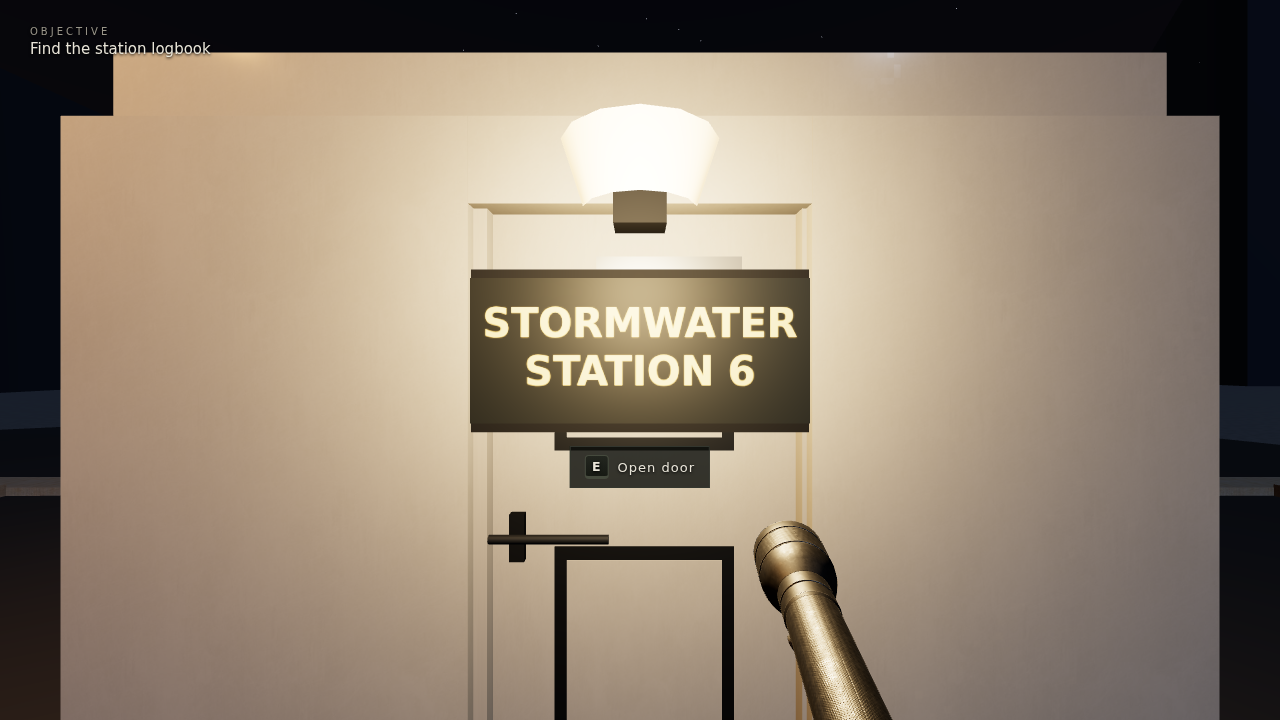
#> input picture qa/shots/surroundings/00_spawn_kiosk_door.png, 1280 x 720 px; its folder holds only this picture in this run
$ python opencv_analyze.py
#> lines starting #> are read from the running program, lines starting #| are printed output that depends on the picture; after the words box and inside, x2 and y2 are one past the last pixel; in counts of white or black regions, pixels touching at a corner belong together
#!/usr/bin/env python3
"""OpenCV analysis of the surroundings shots.

User QA 2026-09-07: "generate img of surrounding and extract data with
opencv to understand all models needed". For every shot we extract:
  * luminance stats + near-black pixel fraction (the "black wall" metric);
  * dominant colour palette (k-means, k=6) mapped to coarse material classes
    (asphalt/concrete, soil, grass, metal, sky, light);
  * Canny edge density (geometric detail per view);
  * largest dark connected regions (wall-sized dark masses -> flagged);
Annotated copies (red outlines + labels on the largest dark regions) are
written next to each shot. Results: qa/surroundings_analysis.json + INDEX.md.
"""
import glob
import json
import os

import cv2
import numpy as np

HERE = os.path.dirname(__file__)
SHOTS = os.path.normpath(os.path.join(HERE, "..", "..", "qa", "shots", "surroundings"))
OUT_JSON = os.path.normpath(os.path.join(HERE, "..", "..", "qa", "surroundings_analysis.json"))
OUT_MD = os.path.normpath(os.path.join(HERE, "..", "..", "qa", "surroundings_INDEX.md"))


def material_class(bgr):
    b, g, r = [int(v) for v in bgr]
    mx, mn = max(r, g, b), min(r, g, b)
    luma = 0.2126 * r + 0.7152 * g + 0.0722 * b
    sat = 0 if mx == 0 else (mx - mn) / mx
    if luma > 150 and sat < 0.35:
        return "light/sky-glow"
    if luma > 95:
        return "sky"
    if sat > 0.28 and g > r and g > b:
        return "foliage/grass"
    if sat > 0.3 and r > g > b:
        return "soil/rust"
    if luma < 26:
        return "near-black mass"
    if sat < 0.18:
        return "concrete/asphalt/metal"
    return "mixed-prop"


def analyze(path):
    img = cv2.imread(path)
#> img is the input picture: shape (720, 1280, 3); mean B, G, R 112.9, 129.8, 144.4
    if img is None:
        return None
    h, w = img.shape[:2]
    gray = cv2.cvtColor(img, cv2.COLOR_BGR2GRAY)
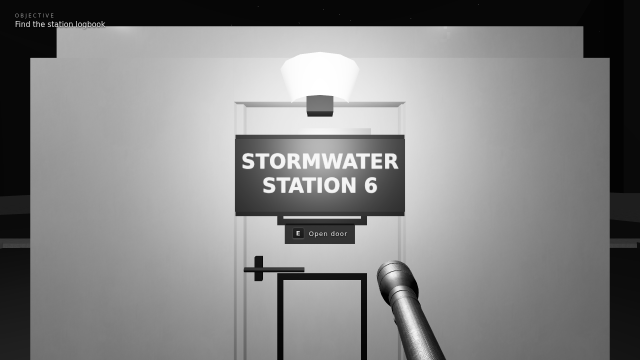
#> gray: shape (720, 1280) (shown at 1/2 size); min 0, max 255, mean 132.2
    luma_mean = float(gray.mean())
#> luma_mean = 132.2
    dark_frac = float((gray < 24).mean())
#> dark_frac = 0.158
    edges = cv2.Canny(gray, 60, 160)
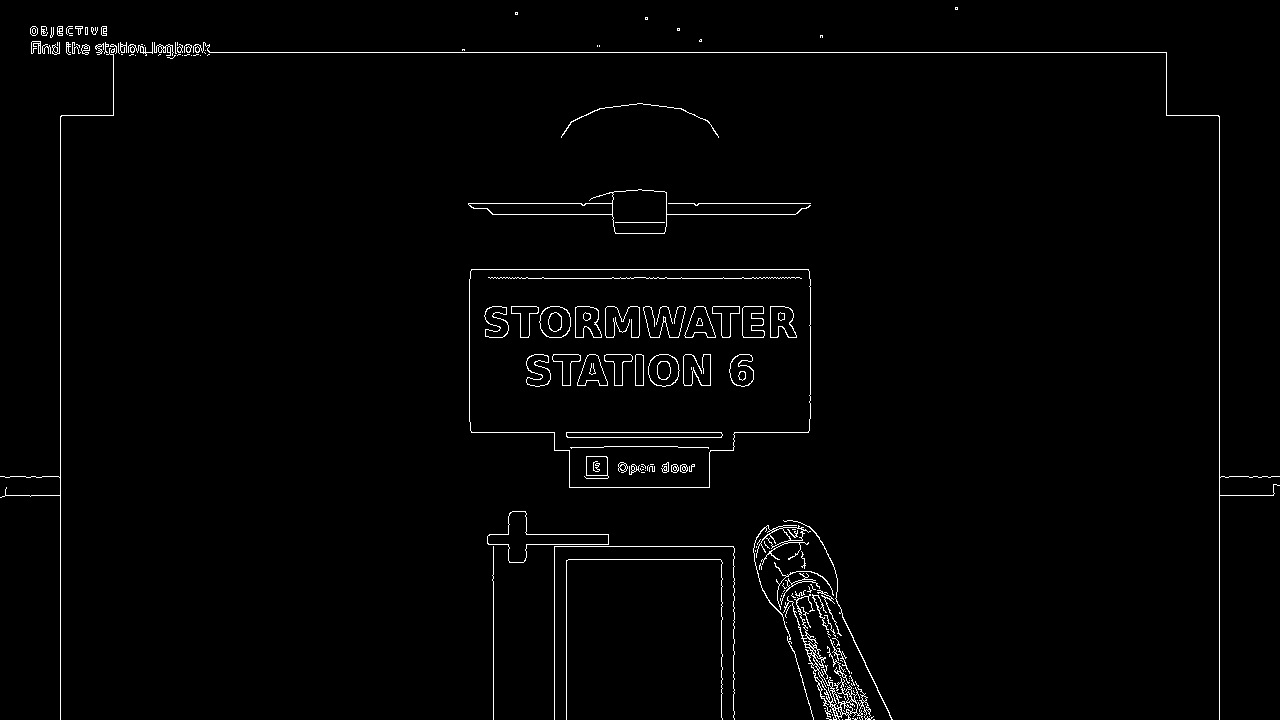
#> edges: shape (720, 1280); 1.6% white in thin lines or dots
    edge_density = float(edges.mean() / 255.0)
#> edge_density = 0.0156

    # palette via k-means
    z = img.reshape(-1, 3).astype(np.float32)
    criteria = (cv2.TERM_CRITERIA_EPS + cv2.TERM_CRITERIA_MAX_ITER, 8, 1.0)
    _, labels, centers = cv2.kmeans(z, 6, None, criteria, 3, cv2.KMEANS_PP_CENTERS)
#> centers = [[130.5, 156, 178.8], [14.14, 9.88, 9.68], [210.5, 230.3, 239.4], [108.9, 122.1, 138.2], [163.8, 191.8, 210.1], [48.43, 66.63, 77]]
    counts = np.bincount(labels.flatten(), minlength=6)
#> counts = [242894, 161535, 69717, 230800, 171472, 45182]
    order = np.argsort(-counts)
#> order = [0, 3, 4, 1, 2, 5]
    palette = []
    for k in order:
        frac = float(counts[k]) / (h * w)
        if frac < 0.02:
            continue
        c = centers[k]
        palette.append({
            "bgr": [int(v) for v in c],
            "hex": "#{:02x}{:02x}{:02x}".format(int(c[2]), int(c[1]), int(c[0])),
            "coverage": round(frac, 3),
            "class": material_class(c),
        })
#> this loop made 6 passes
#> (k, frac, c) on passes 2 to 5: (3, 0.25, [108.9, 122.1, 138.2]), (4, 0.186, [163.8, 191.8, 210.1]), (1, 0.175, [14.14, 9.88, 9.68]), (2, 0.0756, [210.5, 230.3, 239.4])
#> after the loop, palette = 6 items

    # dark connected regions (candidate "black wall" masses).
    # Discriminator vs legit night darkness: the old artifact was a UNIFORM
    # black sheet -> near-zero internal luma variance, no edges inside.
    mask = (gray < 24).astype(np.uint8) * 255
#> mask: shape (720, 1280); 15.8% white; 68 white regions (53 under 20 px), largest, box (x1, y1, x2, y2) and area: (0, 0, 1280, 393) 112400, (1220, 484, 1280, 720) 13507, (0, 496, 60, 606) 6197
    n, labels, stats, _ = cv2.connectedComponentsWithStats(mask, connectivity=8)
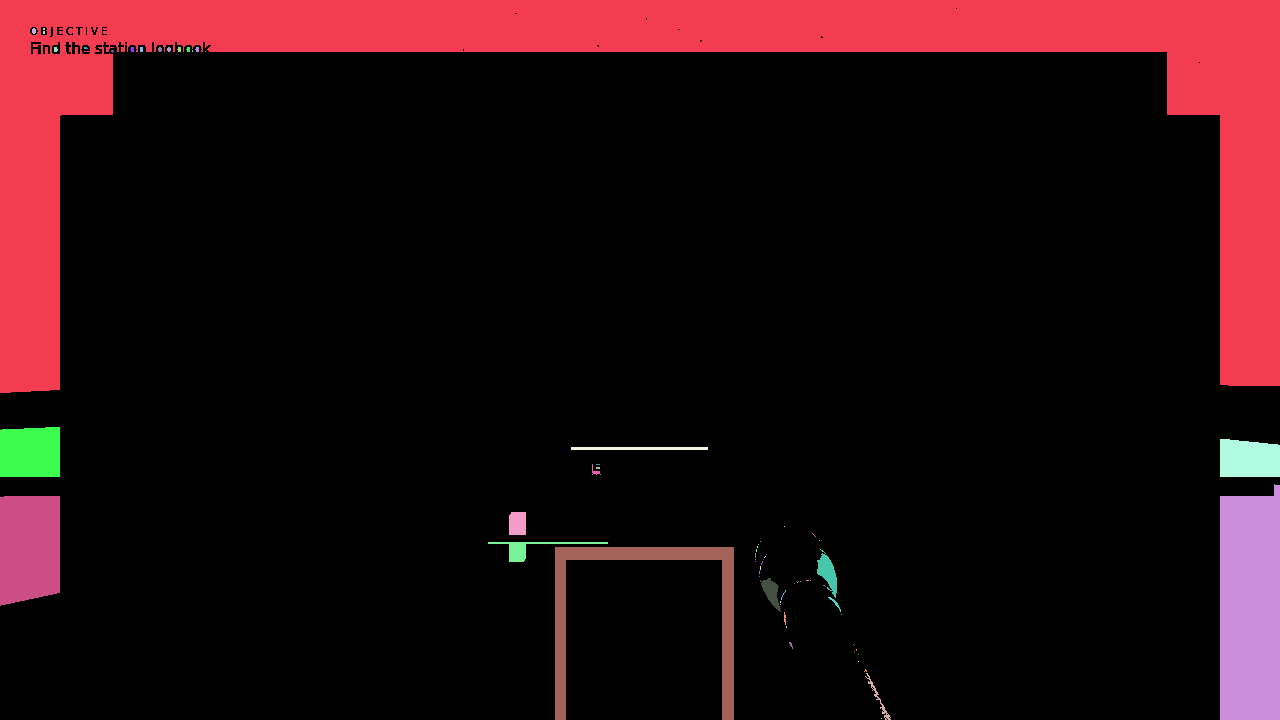
#> labels: shape (720, 1280) int32; 69 distinct labels, from 0 to 68; one colour per label, 0 black
#> n = 69; stats = 69 rows, first 6: [0, 8, 1280, 712, 775776], [0, 0, 1280, 393, 112400], [32, 28, 4, 6, 20], [43, 28, 2, 2, 4], [43, 31, 2, 3, 6], [54, 47, 4, 5, 17]
    regions = []
    for i in range(1, n):
        x, y, rw, rh, area = stats[i]
        frac = area / (h * w)
        if frac < 0.01:
            continue
        sel = labels == i
        inner_std = float(gray[sel].std()) if sel.any() else 0.0
        edge_in = float(edges[sel].mean() / 255.0)
        rows = np.where(sel)[0]
        # share of the region below the horizon line (65% down the frame).
        # The old black-wall sheet filled the LOWER half of the view; legit
        # night sky + skyline stays above it.
        bottom_frac = float((rows > h * 0.65).mean()) if rows.size else 0.0
        regions.append({
            "bbox": [int(x), int(y), int(rw), int(rh)],
            "area_frac": round(frac, 3),
            "inner_std": round(inner_std, 2),
            "edge_in": round(edge_in, 4),
            "bottom_frac": round(bottom_frac, 3),
            "wallish": bool(rw > w * 0.12 and rh > h * 0.25),
        })
#> this loop made 68 passes
#> (x, y, rw, rh, area, frac) on passes 2, 17, 18, 19, 20, 24, 25, 30: (32, 28, 4, 6, 20, 2.17e-05), (0, 427, 60, 50, 2929, 0.00318), (1220, 439, 60, 38, 2123, 0.0023), (571, 447, 137, 3, 411, 0.000446), (592, 464, 9, 11, 33, 3.58e-05), (0, 496, 60, 110, 6197, 0.00672), (509, 512, 17, 23, 386, 0.000419), (488, 542, 120, 20, 542, 0.000588)
#> sel: shape (720, 1280) bool; 1.5% white; 1 white region, box (x1, y1, x2, y2) and area: (1220, 484, 1280, 720) 13507
#> after the loop, regions = 2 items
    regions.sort(key=lambda r: -r["area_frac"])

    # annotate top dark regions
    ann = img.copy()
    for r in regions[:3]:
        x, y, rw, rh = r["bbox"]
        col = (0, 0, 255) if r["wallish"] else (0, 165, 255)
        cv2.rectangle(ann, (x, y), (x + rw, y + rh), col, 2)
        cv2.putText(ann, f"{r['area_frac']:.0%}", (x + 4, y + 18),
                    cv2.FONT_HERSHEY_SIMPLEX, 0.55, col, 2)
#> this loop made 2 passes
#> (x, y, rw, rh, col) on passes 1 to 2: (0, 0, 1280, 393, (0, 0, 255)), (1220, 484, 60, 236, (0, 165, 255))
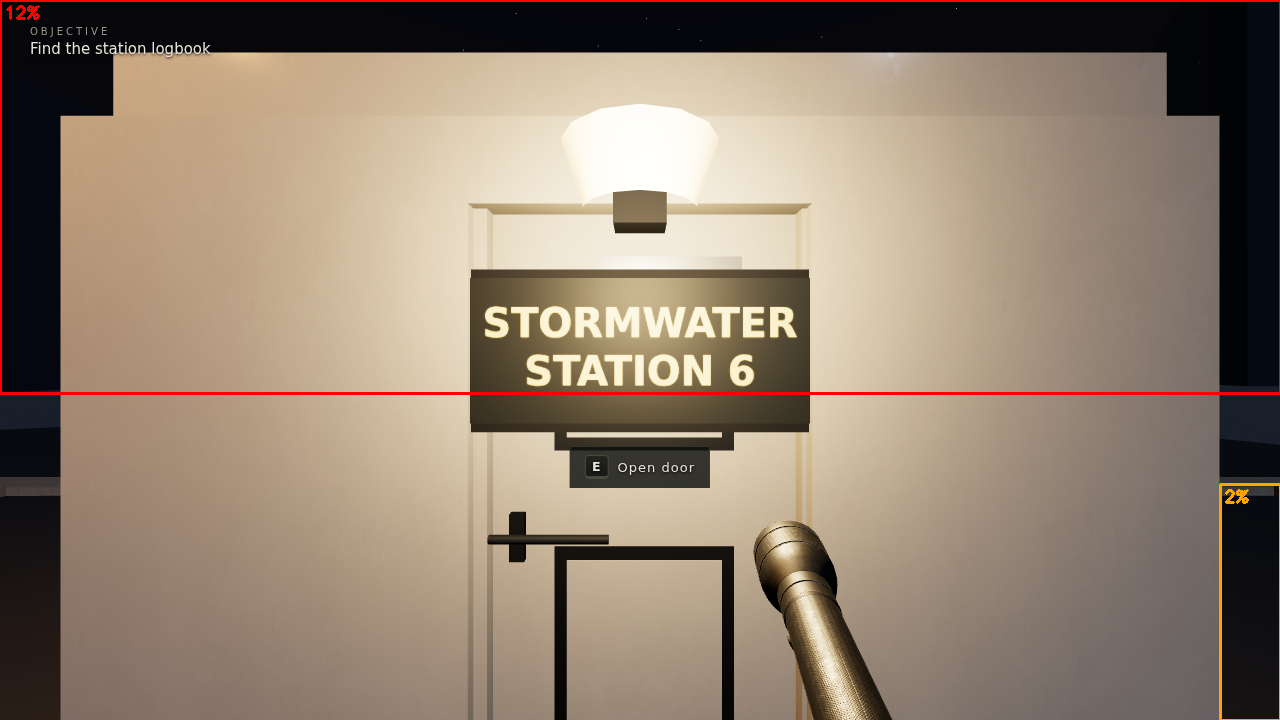
#> ann: shape (720, 1280, 3); 1% of pixels changed, all inside (x1, y1, x2, y2) = (0, 0, 1280, 720)
    ann_path = path.replace(".png", "_annotated.png")
    cv2.imwrite(ann_path, ann)

    return {
        "shot": os.path.basename(path),
        "luma_mean": round(luma_mean, 1),
        "dark_frac": round(dark_frac, 3),
        "edge_density": round(edge_density, 4),
        "palette": palette,
        "dark_regions": regions[:5],
        # a real black-wall sheet occupies the lower half of the view; sky /
        # skyline silhouettes live above the horizon.
        "black_wall_flag": bool(any(
            r["wallish"] and r["area_frac"] > 0.18 and r["inner_std"] < 4.0 and
            r["bottom_frac"] > 0.25
            for r in regions)),
    }


def main():
    shots = sorted(glob.glob(os.path.join(SHOTS, "*.png")))
    shots = [s for s in shots if not s.endswith("_annotated.png")]
    report = []
    for s in shots:
        r = analyze(s)
#> r = 7 items
        if r:
            report.append(r)
            print(f"{r['shot']:30s} luma={r['luma_mean']:5.1f} dark={r['dark_frac']:.2f} "
                  f"edges={r['edge_density']:.3f} flag={r['black_wall_flag']}")
#| 00_spawn_kiosk_door.png        luma=132.2 dark=0.16 edges=0.016 flag=False
    with open(OUT_JSON, "w") as f:
        json.dump(report, f, indent=1)
    lines = ["# Surroundings analysis (OpenCV)", "",
             "Shots: `qa/shots/surroundings/` — annotated copies end in `_annotated.png`.", "",
             "| shot | luma | dark% | edge% | black-wall flag | top materials |",
             "| --- | --- | --- | --- | --- | --- |"]
    for r in report:
        mats = ", ".join(f"{p['class']} {p['coverage']:.0%}" for p in r["palette"][:3])
        lines.append(f"| {r['shot']} | {r['luma_mean']} | {r['dark_frac']:.0%} | "
                     f"{r['edge_density']:.1%} | {'**YES**' if r['black_wall_flag'] else 'no'} | {mats} |")
#> this loop made 1 pass
#> after the loop, lines = 7 items
    with open(OUT_MD, "w") as f:
        f.write("\n".join(lines) + "\n")
    print(f"\nwrote {OUT_JSON}\nwrote {OUT_MD}")
    flagged = [r["shot"] for r in report if r["black_wall_flag"]]
#> flagged = []
    print("black-wall-flagged shots:", flagged if flagged else "NONE")
#| black-wall-flagged shots: NONE


if __name__ == "__main__":
    main()

$ run again, on qa/shots/surroundings/04_pano_west.png
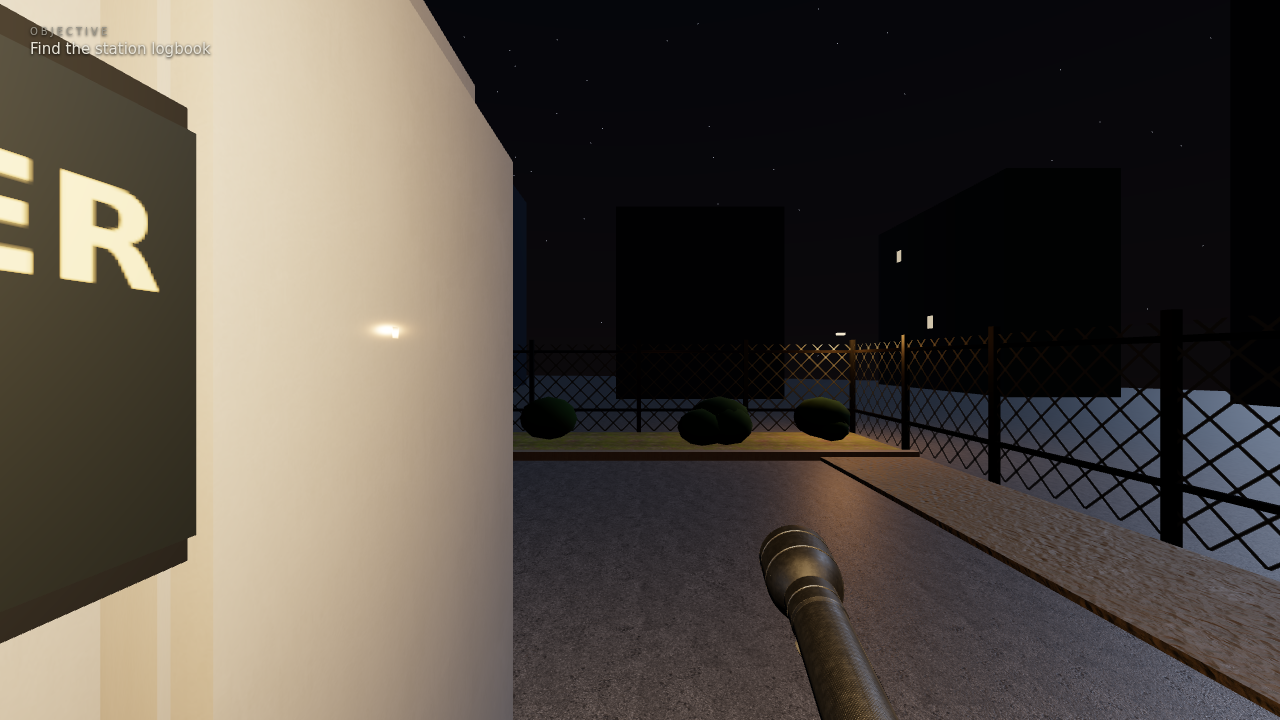
#> input picture qa/shots/surroundings/04_pano_west.png, 1280 x 720 px
#> in analyze, img is the input picture: shape (720, 1280, 3); mean B, G, R 68.1, 75.8, 83.1
#> luma_mean = 77.14
#> dark_frac = 0.364
#> in analyze, `edges = cv2.Canny(gray, 60, 160)`:
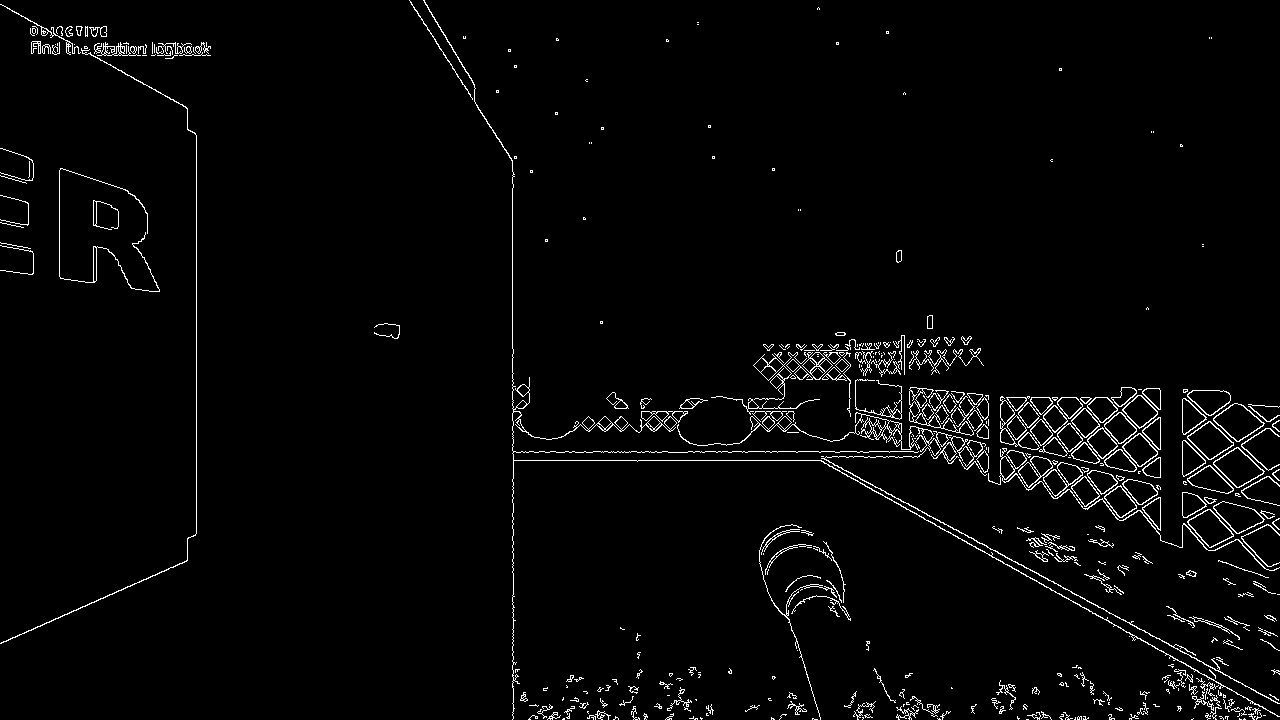
#> edges: shape (720, 1280); 2.5% white in thin lines or dots
#> edge_density = 0.025
#> centers = [[8.01, 5.65, 6.35], [146.4, 173.4, 192.6], [70.01, 73.9, 82.82], [180.7, 208, 222.7], [115.3, 122.8, 133.9], [44.35, 50.49, 56.23]]
#> counts = [339906, 91524, 136081, 124159, 63675, 166255]
#> order = [0, 5, 2, 3, 1, 4]
#> the loop in analyze, `for k in order:` made 6 passes
#> (frac, c) on passes 1, 3, 4: (0.369, [8.01, 5.65, 6.35]), (0.148, [70.01, 73.9, 82.82]), (0.135, [180.7, 208, 222.7])
#> after the loop in analyze, `for k in order:`: palette = 6 items
#> mask: shape (720, 1280); 36.4% white; 141 white regions (118 under 20 px), largest, box (x1, y1, x2, y2) and area: (424, 0, 1280, 571) 326809, (513, 452, 1104, 618) 4658, (759, 528, 826, 720) 2058
#> labels: shape (720, 1280) int32; 142 distinct labels, from 0 to 141
#> n = 142; stats = 142 rows, first 6: [0, 0, 1280, 720, 586400], [424, 0, 856, 571, 326809], [807, 353, 5, 3, 9], [811, 353, 13, 11, 86], [823, 353, 5, 3, 9], [827, 353, 13, 11, 91]
#> the loop in analyze, `for i in range(1, n):` made 141 passes
#> (x, y, rw, rh, area, frac) on passes 3, 5, 8, 9, 10, 11, 12, 13: (811, 353, 13, 11, 86, 9.33e-05), (827, 353, 13, 11, 91, 9.87e-05), (786, 359, 14, 13, 98, 0.000106), (803, 359, 13, 13, 97, 0.000105), (819, 359, 13, 13, 97, 0.000105), (835, 359, 14, 13, 98, 0.000106), (794, 367, 14, 12, 101, 0.00011), (811, 367, 13, 12, 94, 0.000102)
#> after the loop in analyze, `for i in range(1, n):`: regions = 1 item
#> the loop in analyze, `for r in regions[:3]:` made 1 pass
#> (x, y, rw, rh, col) on pass 1: (424, 0, 856, 571, (0, 0, 255))
#> after the loop in analyze, `for r in regions[:3]:`:
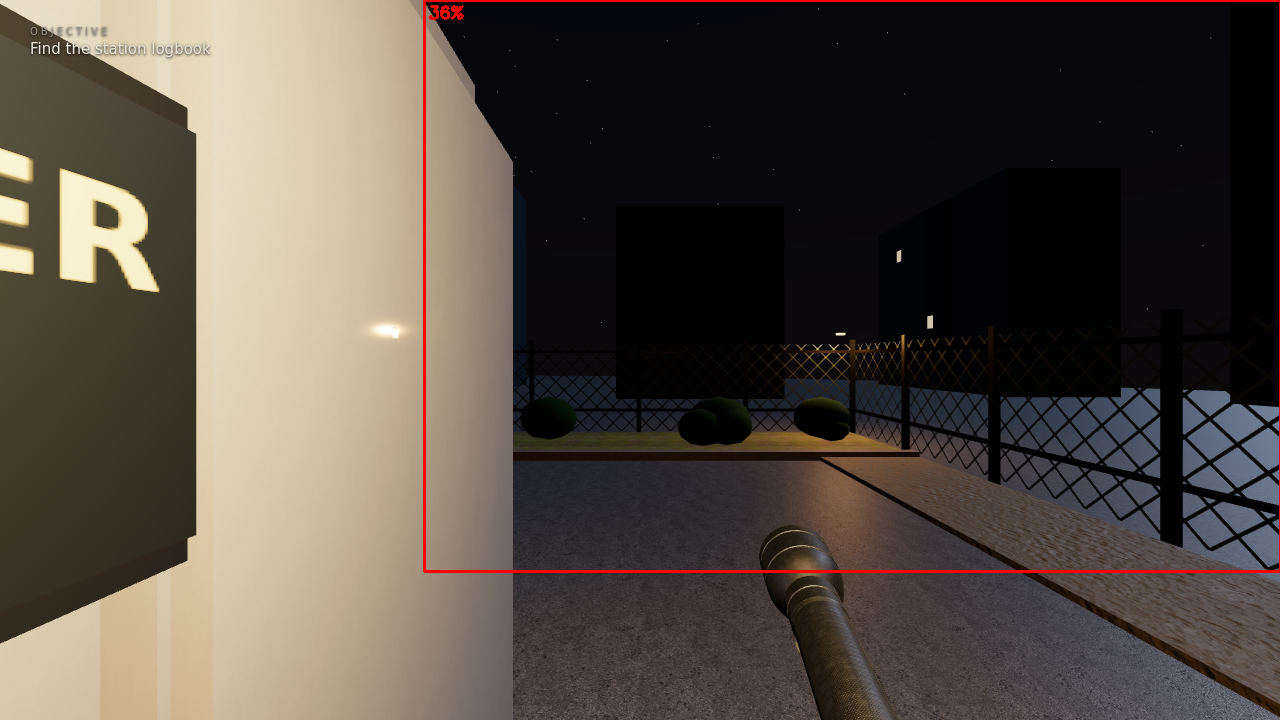
#> ann: shape (720, 1280, 3); 0.75% of pixels changed, all inside (x1, y1, x2, y2) = (423, 0, 1280, 573)
#> in main, `r = analyze(s)`: r = 7 items
#| 04_pano_west.png               luma= 77.1 dark=0.36 edges=0.025 flag=False
#> the loop in main, `for r in report:` made 1 pass
#> flagged = []
#| black-wall-flagged shots: NONE
